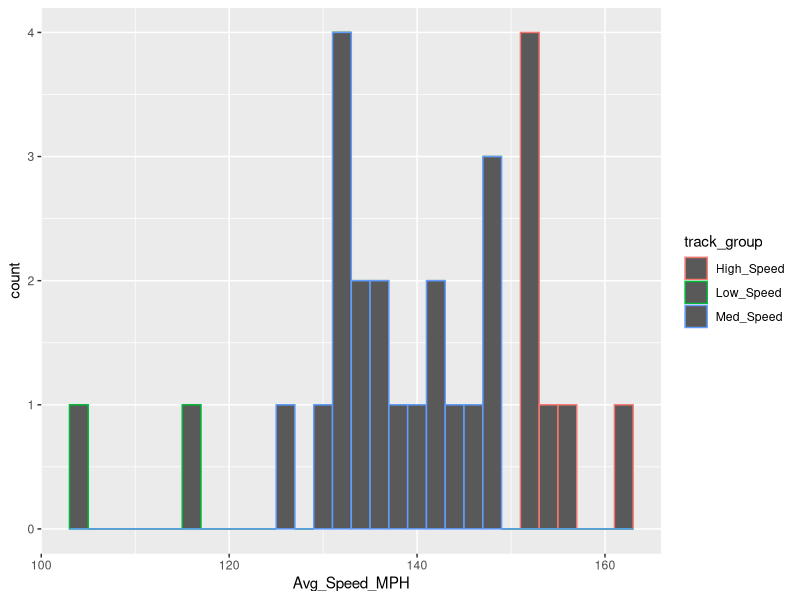
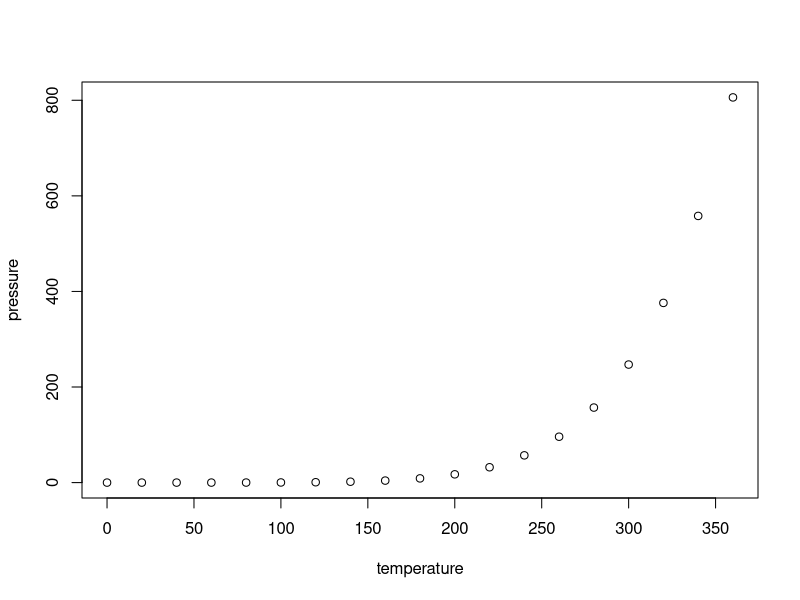

Recreate these plots in R, in order.
## ---- chunk 1
knitr::opts_chunk$set(echo = TRUE)
## ---- chunk 2
library(tidyverse)
circuit <- read_csv("Circuits_AVG_Top10Dry.csv")
circuit <- transform(circuit, track_group = ifelse(Avg_Speed_MPH<120, 'Low_Speed',ifelse(Avg_Speed_MPH<150, 'Med_Speed','High_Speed')))
circuit %>% 
  ggplot(aes(x=Avg_Speed_MPH, color=track_group)) + geom_histogram(binwidth=2) + facet_grid()
## ---- chunk 3
#circuit <- read_csv("Circuits_AVG_Top10Dry.csv")
#avg_speed <- as.vector(circuit$Avg_Speed_MPH)
#hist(avg_speed,breaks = 80)

## ---- chunk 4
summary(cars)
## ---- chunk 5
plot(pressure)
